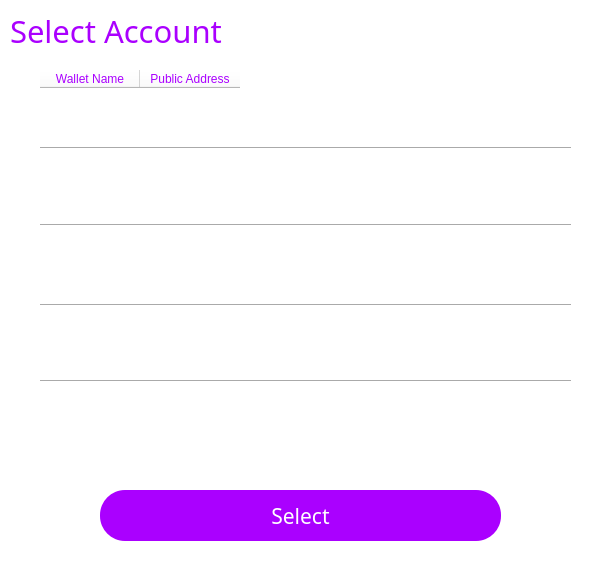
<?xml version="1.0" encoding="UTF-8"?>
<ui version="4.0">
 <class>AccountForm</class>
 <widget class="QWidget" name="AccountForm">
  <property name="geometry">
   <rect>
    <x>0</x>
    <y>0</y>
    <width>609</width>
    <height>572</height>
   </rect>
  </property>
  <property name="windowTitle">
   <string>Form</string>
  </property>
  <property name="styleSheet">
   <string notr="true">background-color: rgb(255, 255, 255);</string>
  </property>
  <widget class="Line" name="line_29">
   <property name="geometry">
    <rect>
     <x>40</x>
     <y>371</y>
     <width>531</width>
     <height>20</height>
    </rect>
   </property>
   <property name="orientation">
    <enum>Qt::Horizontal</enum>
   </property>
  </widget>
  <widget class="Line" name="line_31">
   <property name="geometry">
    <rect>
     <x>40</x>
     <y>290</y>
     <width>531</width>
     <height>31</height>
    </rect>
   </property>
   <property name="orientation">
    <enum>Qt::Horizontal</enum>
   </property>
  </widget>
  <widget class="Line" name="line_30">
   <property name="geometry">
    <rect>
     <x>40</x>
     <y>140</y>
     <width>531</width>
     <height>16</height>
    </rect>
   </property>
   <property name="orientation">
    <enum>Qt::Horizontal</enum>
   </property>
  </widget>
  <widget class="QTableWidget" name="Account">
   <property name="geometry">
    <rect>
     <x>40</x>
     <y>70</y>
     <width>531</width>
     <height>391</height>
    </rect>
   </property>
   <property name="styleSheet">
    <string notr="true">border:0px;
color: rgb(170, 0, 255);</string>
   </property>
   <column>
    <property name="text">
     <string>Wallet Name</string>
    </property>
   </column>
   <column>
    <property name="text">
     <string>Public Address</string>
    </property>
   </column>
  </widget>
  <widget class="Line" name="line_33">
   <property name="geometry">
    <rect>
     <x>40</x>
     <y>217</y>
     <width>531</width>
     <height>16</height>
    </rect>
   </property>
   <property name="orientation">
    <enum>Qt::Horizontal</enum>
   </property>
  </widget>
  <widget class="QPushButton" name="pushButton_9">
   <property name="geometry">
    <rect>
     <x>100</x>
     <y>490</y>
     <width>401</width>
     <height>51</height>
    </rect>
   </property>
   <property name="font">
    <font>
     <family>等线</family>
     <pointsize>16</pointsize>
    </font>
   </property>
   <property name="cursor">
    <cursorShape>PointingHandCursor</cursorShape>
   </property>
   <property name="styleSheet">
    <string notr="true">background-color: rgb(170, 0, 255);
color: rgb(255, 255, 255);
border-radius:25px;</string>
   </property>
   <property name="text">
    <string>Select</string>
   </property>
   <property name="flat">
    <bool>false</bool>
   </property>
  </widget>
  <widget class="QLabel" name="label_15">
   <property name="geometry">
    <rect>
     <x>10</x>
     <y>0</y>
     <width>271</width>
     <height>61</height>
    </rect>
   </property>
   <property name="font">
    <font>
     <family>微软雅黑</family>
     <pointsize>23</pointsize>
     <weight>50</weight>
     <bold>false</bold>
    </font>
   </property>
   <property name="styleSheet">
    <string notr="true">color: rgb(170, 0, 255);</string>
   </property>
   <property name="text">
    <string>Select Account</string>
   </property>
  </widget>
  <widget class="QPushButton" name="closeenterpsw">
   <property name="geometry">
    <rect>
     <x>570</x>
     <y>0</y>
     <width>41</width>
     <height>31</height>
    </rect>
   </property>
   <property name="text">
    <string/>
   </property>
   <property name="icon">
    <iconset>
     <normaloff>D:/wtc_py/pic/close.png</normaloff>D:/wtc_py/pic/close.png</iconset>
   </property>
   <property name="flat">
    <bool>true</bool>
   </property>
  </widget>
  <zorder>Account</zorder>
  <zorder>line_29</zorder>
  <zorder>line_31</zorder>
  <zorder>line_30</zorder>
  <zorder>line_33</zorder>
  <zorder>pushButton_9</zorder>
  <zorder>label_15</zorder>
  <zorder>closeenterpsw</zorder>
 </widget>
 <resources/>
 <connections/>
</ui>
